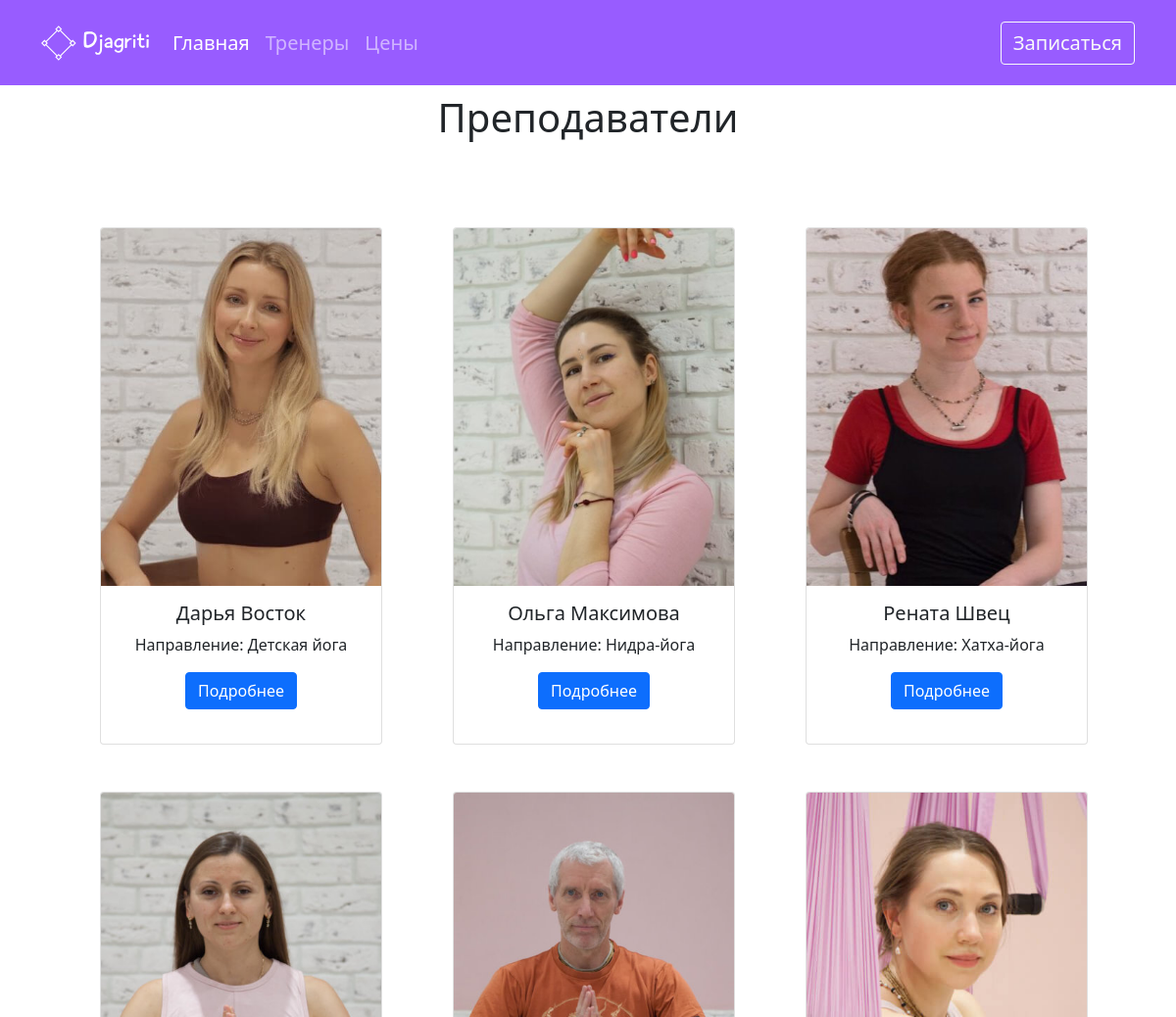
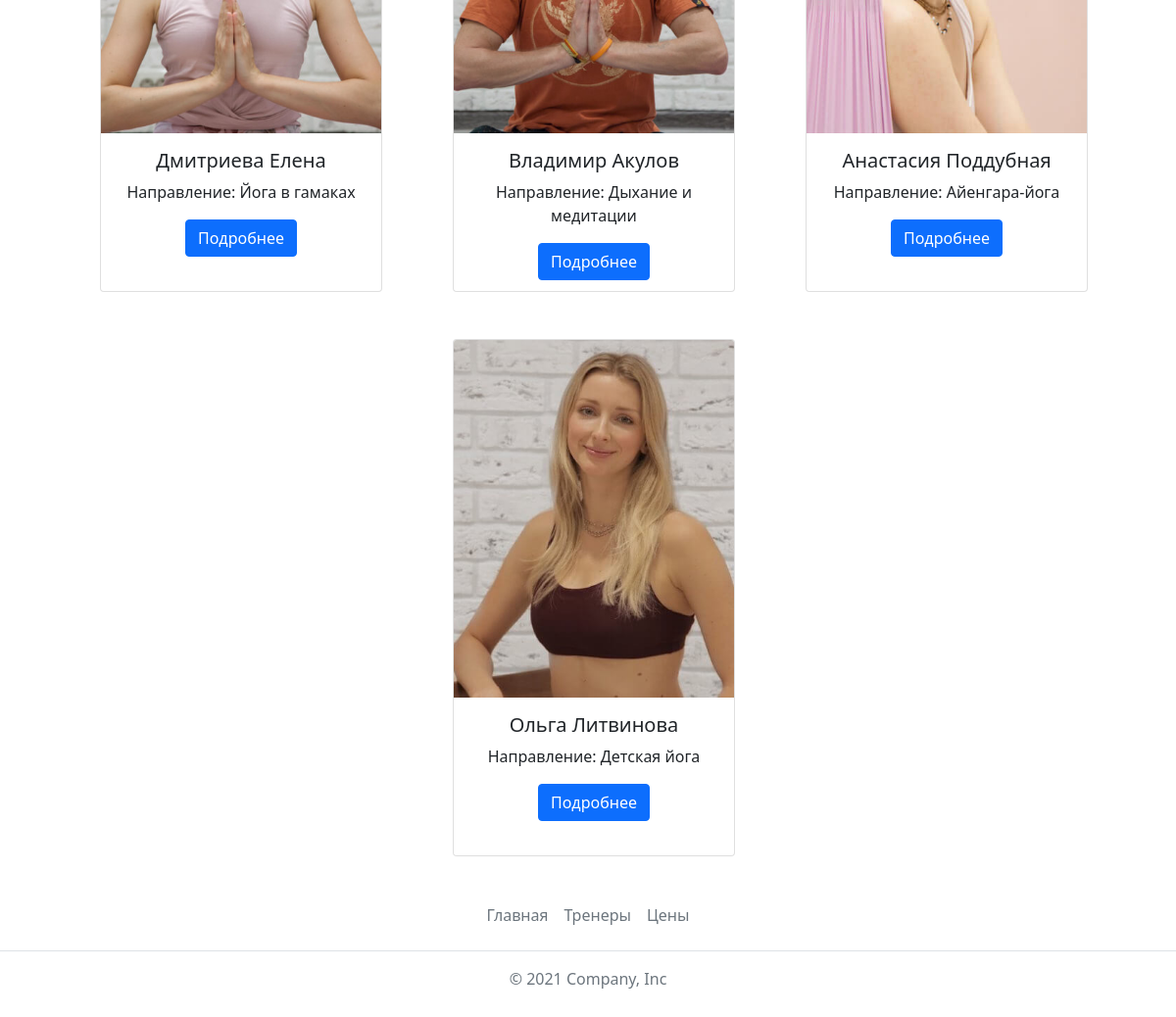
The page /prepodavateli/ on the database its author committed (2 pictures, top to bottom).
### cms/models.py (models this page shows, shortened)
class CmsTeachers(models.Model):
    photo = models.ImageField(upload_to='teachers_photo/')
    name = models.CharField(max_length=100, verbose_name='Имя')
    slug = models.SlugField(max_length=100, unique=True, db_index=True, verbose_name="URL")
    napr = models.ForeignKey(NaprCrm, on_delete=models.PROTECT, verbose_name='Направление')
    description = models.TextField(verbose_name="Описание")
    class Meta:
        verbose_name = "Тренер"
        verbose_name_plural = "Тренеры"
    def get_absolute_url(self):
        return reverse('post', kwargs={'post_slug': self.slug})

### crm/models.py (models this page shows)
class NaprCrm(models.Model):
    napr_name = models.CharField(max_length=100, verbose_name='Направление')
    def __str__(self):
        return self.napr_name
    class Meta:
        verbose_name = 'Направление'
        verbose_name_plural = 'Направления'

### crm/views.py (the view)
# urls.py: path('prepodavateli/', teachers, name='teachers'),
def teachers(requst):
    form = OrderForm()
    posts = CmsTeachers.objects.all()
    return render(requst, 'crm/teachers.html', {'form': form, 'posts': posts, 'title': 'Тренеры'})

### crm/models.py (called while the page is built)
    def __str__(self):
        return self.price_name

### crm/templates/crm/teachers.html
{% extends 'crm/base.html' %}
{% load static %}
{% block content %}
<div class="container">
<div class="row mx-auto" style="margin-top: 6rem; margin-bottom: 5rem">
    <div class="col">
        <h1 class="text-center">Преподаватели</h1>
    </div>
</div>
</div>
        <div class="container">
            <div class="row gy-5 justify-content-center ms-5">
                {% for p in posts %}
              <div class="col-md-6 col-lg-4 text-center">
               <div class="card" style="width: 18rem;  height: 33rem">
                   <img src="{{ p.photo.url }}" class="card-img-top" alt="...">
                   <div class="card-body">
                        <h5 class="card-title">{{ p.name }}</h5>
                        <p class="card-text">Направление: {{ p.napr }}</p>
                        <a href="{{ p.get_absolute_url }}" class="btn btn-primary">Подробнее</a>
                    </div>
               </div>
              </div>
                {% endfor %}
            </div>
        </div>
{% endblock %}

### crm/static/crm/style.css (style rules this page uses)
.card::after { position: absolute; z-index: -1; opacity: 0; -webkit-transition: all 0.6s cubic-bezier(0.165, 0.84, 0.44, 1); transition: all 0.6s cubic-bezier(0.165, 0.84, 0.44, 1); }

### rows shown on the page
CmsTeachers: photo (picture), name "Дарья Восток", napr "Детская йога"
CmsTeachers: photo (picture), name "Ольга Максимова", napr "Нидра-йога"
CmsTeachers: photo (picture), name "Рената Швец", napr "Хатха-йога"
CmsTeachers: photo (picture), name "Дмитриева Елена", napr "Йога в гамаках"
CmsTeachers: photo (picture), name "Владимир Акулов", napr "Дыхание и медитации"
CmsTeachers: photo (picture), name "Анастасия Поддубная", napr "Айенгара-йога"
CmsTeachers: photo (picture), name "Ольга Литвинова", napr "Детская йога"
